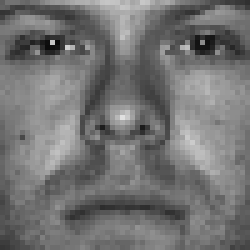
#> input picture assignment2/yaleBfaces/subset0/person01_01.png, 50 x 50 px (shown 5 times larger); its folder holds 4 pictures in this run
$ jupyter execute --allow-errors Assignment2_Info_Retrieval.ipynb
#> lines starting #> are read from the running program, lines starting #| are printed output that depends on the picture
**Group - 21**
1. Aimilios Petroulas - 03743395
2. Mohammed Anas Ejjalili - 03735491
3. Gayatri Kudchadker - 03709002
4. Leela Sai Prabhat Reddy Kondamadugula - 03708633
5. Selin Kesler - 03694002

# **Task 1**

Let $\mathbf{X}$ $\in$  $\mathbf{R} ^ {p\times{N}}$ , $p < N$ be a centered matrix of "$p$" $N$-dimensional data
samples with the full-size SVD $\mathbf{X = UΣV^T}$. Assume that the singular values are
sorted in a descending manner, i.e. $\sigma_{1,1}$ ≥ . . . ≥ $\sigma_{p,p}$.

## **Part A**

Provide a normalized vector $\hat{s}$ ∈ $\mathbf{R}^p$,such that:
\begin{align}
\hat{s} = argmax_{s s.t.\lVert{s}\rVert = 1} s^T\Sigma\Sigma^Ts
\end{align}

### **Solution** :
 Consider, $s = [s_{1} \; \; s_{2} \; \;s_{3} \; \;s_{4} \; \;..\; s_{p}] ^ T$

 Then,

\begin{align}
s^T\Sigma\Sigma^Ts &= \sigma_{1}^2s_{1}^2 + \sigma_{2}^2s_{2}^2 + \sigma_{3}^2s_{3}^2 + \:... \:+ \sigma_{p}^2s_{p}^2 \\
\\
s^T\Sigma\Sigma^Ts &= \Sigma_{i=1}^{p}\sigma_{i}^2s_{i}^2
\end{align}

Given: $s$ is normalised $\rightarrow \lVert{s}\rVert = 1$
<br></br>
Therefore,
\begin{equation}
\lVert{s}\rVert^2 = 1  \tag{1}
\end{equation}
<br></br>
Now, we know that $\sigma_{1}$ ≥ $\sigma_{2}$. . . ≥ $\sigma_{p}$ and using $(1)$ we can write:

\begin{align}
max_{\lVert{s}\rVert = 1} s^T\Sigma\Sigma^Ts = max_{\lVert{s}\rVert = 1} \Sigma_{i=1}^{p}\sigma_{i}^2s_{i}^2 = \sigma_{1}^2
\end{align}
<br></br>
Thus, to attain the maximum we must set the coefficient of $\sigma_{1}^2$ to $1$ and the others to $0 \rightarrow s_{1}^2 = 1, s_{i}^2 = 0 \; \forall \; i \neq 1.$
<br></br>
This implies, $\hat{s} \in \{ (1 \;\;0 \;\;0 \;..\; 0)^T , (-1 \;\;0\;\;0\;.. \; 0)^T\}.$

## **Part B**
Show that the empirical variance of the inner products of the columns of $\mathbf{X}$ with a normalized vector $\mathbf{a}$,
\begin{eqnarray*}
\frac{1}{N} \sum_{i=1}^{N}{(a^Tx_i)^2}&=&\frac{1}{N} {a^TXX^Ta},\\
\end{eqnarray*}
is maximized when $\mathbf{a}$ is set to the first column of $\mathbf{U}$, i.e. $\mathbf{a}$ = $u_{1}$ (note that $\lVert{a}\rVert$ = 1).

Hint: Write $\mathbf{a}$ as a linear combination of the columns of $\mathbf{U}$. Verify that such a representation does not affect the norm constraint.

### **Solution :**
Let us assume $\mathbf{a}$ $\in$  $\mathbf{R} ^ {p}$ and assume $\mathbf{a}$ to be a linear combination of the columns of $\mathbf{U}$, ie, $a=Ub$ such that there exists a coordinate vector $\mathbf{b}$ $\in$  $\mathbf{R} ^ {p}$ which satisfies the equation.

Now we can write:
\begin{align}
 \lVert{a}\rVert &= \lVert{Ub}\rVert \\
                 &= \sqrt{b^TU^TUb} \\
                 &= \sqrt{b^Tb} \\
                 &= \lVert{b}\rVert \\
                 \\
 \lVert{a}\rVert = 1 &\iff \lVert{b}\rVert = 1
\end{align}

<br></br>

Using the  SVD of $\mathbf{X}$ and $a = Ub$ we can write:
\begin{align}
\frac{1}{N} {a^TXX^Ta} &= \dfrac{1}{N} {b^T(U^TU)\Sigma(V^TV)\Sigma(U^TU)b} \\
                       &= \frac{1}{N} {b^T\Sigma^2b} \\
                       &= \frac{1}{N}\Sigma_{i=1}^{p}\sigma_{i}^2b_{i}^2
\end{align}

<br></br>
We know that $\sigma_{1}$ ≥ $\sigma_{2}$. . . ≥ $\sigma_{p}$ and maximize $\frac{1}{N}b^T\Sigma\Sigma^Tb$ given $||b||=1$ it can be seen:

\begin{align}
max_{\lVert{b}\rVert = 1}\frac{1}{N} b^T\Sigma\Sigma^Tb &= max_{\lVert{b}\rVert = 1}\frac{1}{N} \Sigma_{i=1}^{p}\sigma_{i}^2b_{i}^2 \\
 &=\frac{1}{N}\sigma_{1}^2
\end{align}

<br></br>
Thus, to attain the maximum we have to set the coefficient of $\sigma_{1}^2$ to 1 and the others to $0 \rightarrow b_{1}^2 = 1, b_{i}^2 = 0 \; \forall \; i \neq 1.$

<br></br>
This implies, ${b} \in \{ (1 \;\;0 \;\;0 \;..\; 0)^T , (-1 \;\;0\;\;0\;.. \; 0)^T\}.$

As $a=Ub$ (by assumption) and ${b} \in \{ (1 \;\;0 \;\;0 \;..\; 0)^T , (-1 \;\;0\;\;0\;.. \; 0)^T\}$, for the maximum to be attained $\rightarrow$ only the first component of $b$ is set to +1 or -1. So it can be said that the expression is maximized when $a$ is set to the first column of $\mathbf{U}$.

# Task 2

---

---

## Problem 1:
Write a function that takes as an input matrix T of vectorized images from subset 0. The output of this function are the 20 first singular vectors $U[:; 1]; ... ;U[:; 20]$. Display the first 3 vectors as images, i.e., reshape them to size 50x50 and display them.

[cell 1]
# import libraries
import os
import numpy as np
import matplotlib.pyplot as plt
import matplotlib.cm as cm
import collections

[cell 2]
# Method to read images and extract labels
def load_images(folder):
  """
    Arguments:
      folder - Path to the folder containing images
    Returns a matrix of vectorized images and image labels
  """
#> called with folder = './yaleBfaces/subset0/'
  # A list to store the vectorized images
  img_mat = []
  # list to capture image labels -> This is useful for sub-problem 2
  labels = []
  for filename in os.listdir(folder):
    img = plt.imread(os.path.join(folder, filename))
#> img is the input picture: shape (50, 50) float32; min 0.0392, max 0.878, mean 0.453
    if img is not None:
      # extract image label
      labels.append(int(filename.lstrip('person').split('_')[0]))
      # Convert the 50x50 image into a 2500-dimension vector
      vect_img = img.ravel()
#> vect_img = 2500 values, max 0.878 at index 1174, min 0.0392 at index 411, mean 0.453
      # store the image in the list
      img_mat.append(vect_img)
  # convert the list into a 2500x70 dimension matrix
  # 70 is the total number of images present
  img_mat = np.array(img_mat).T
  return img_mat, labels

# Provide the correct path of the 'yaleBfaces' folder
datafolder = './yaleBfaces/subset0/'

img_mat, labels = load_images(datafolder)
print("Dimension of Vectorized Image Matrix: " + str(img_mat.shape))
#| Dimension of Vectorized Image Matrix: (2500, 4)
print("Total labels: " + str(len(labels)))

[cell 3]
def generate_singular_vec(mat):
  """
    Arguments:
      mat - Vectorized Image matrix
    Returns first 20 singular vectors of the matrix
  """
  U, D, V = np.linalg.svd(mat, full_matrices=0)
  return U[:, 0:20]

# Retrieve first 20 singular vectors for the matrix
U = generate_singular_vec(img_mat)
print('Singular Vector Dimension: ' + str(U.shape))
#| Singular Vector Dimension: (2500, 4)

Plot images for first 3 vectors

[cell 4]
fig, axs = plt.subplots(1,3, figsize=(13, 13))
#plotting singular vectors
axs[0].imshow(U[:,0].reshape(50, 50),  cmap = cm.Greys_r)
axs[0].set_title('First Singular Vector', size=14)
axs[1].imshow(U[:,1].reshape(50, 50), cmap = cm.Greys_r)
axs[1].set_title('Second Singular Vector', size=14)
axs[2].imshow(U[:,2].reshape(50, 50), cmap = cm.Greys_r)
axs[2].set_title('Third Singular Vector', size=14)
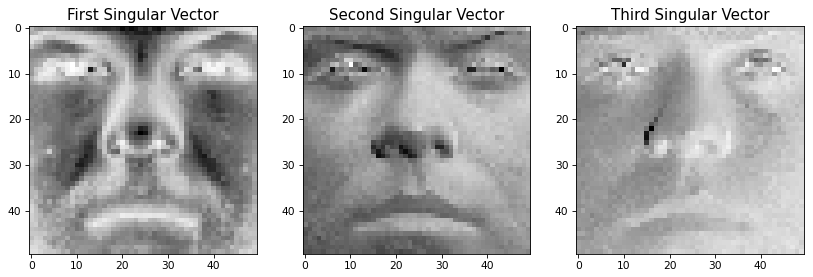
#> figure drawn by matplotlib, 3 panels

---

---

## Problem 2:
Write a function that takes as an input the training set T (a matrix composed of
vectorized pictures from subset 0), a vector containing the labels of the training set (i.e., if the the i-th sample belongs to class j, the i-th entry of the labels vector
is j. In this exercise j is an integer between 1 and 10), the test samples S (a
matrix composed of vectorized pictures from subsets 1-4) and the corresponding
labels (in a separate vector), the 20 singular vectors from the first step, and
the parameter k that denotes how many of the PCs are used. Use the Euclidean
distance to classify each sample image based on its three nearest neighbors. (This
is done by comparing the test samples with the training samples in the reduced
space.) As an output give the fraction of images from S that were misclassified,
i.e., the error rate. Repeat this for subsets 1 through 4 and for k = 1,...,20.
Plot the error rate for each subset

[cell 5]
# images from subset0 are to be used as training images
train_folder = './yaleBfaces/subset0/'
train_mat, train_labels = load_images(train_folder)

print("Dimension of Training Matrix: " + str(train_mat.shape))
#| Dimension of Training Matrix: (2500, 4)
print("Total Training labels: " + str(len(train_labels)))

[cell 6]
from sklearn.metrics import accuracy_score

# Method to calculate error rates as asked in the question
def cal_error_rate(T, training_label, S, test_labels, U, k):
  """
    Arguments:
      T: matrix of vectorized train images
      training_label: labels of training images
      S: matrix of vectorized test images
      test_labels: labels of test images
      U: singular vector matrix
      k: number of Principal Components
    Returns misclassification rate of images in test subset
  """
  # project the training data onto the reduced space
  reduced_samples = U[:,:k].T @ T
  pred_labels = []
  for i in range(S.shape[1]):
    # project test sample onto the reduced space
    prj_test_sample = U[:,:k].T @ S[:,i]
    # find distance between each test and train images
    diff = (reduced_samples.T - prj_test_sample).T
    dist = np.linalg.norm(diff, axis=0)
    # find three nearest neighbors
    indexes = dist.argsort()[:3]
    res_list = [training_label[j] for j in indexes]  #find labels with three smallest distances
    # take majority label if it exists otherwise take the label with the smallest distance
    a = [item for item, count in collections.Counter(res_list).items() if count > 1]
    if not a:
      a = [res_list[0]]
    pred_labels.append(a[0])
  # return misclassification rate
  accuracy = accuracy_score(test_labels, pred_labels)
  error_rate = 1 - accuracy
  return error_rate

[cell 7]
# Create misclassification plot for each test subset
# set the figure size
plt.rcParams['figure.figsize'] = [20, 15]
plt.rcParams['xtick.labelsize']= 13
plt.rcParams['ytick.labelsize']= 13
plt.rcParams['axes.titlesize'] = 15
plt.rcParams['axes.labelsize'] = 14

#> (the rest of this cell did not finish here and is left out)

  # find the error rate for all k
  error_rates = [cal_error_rate(train_mat, train_labels, test_mat, test_labels, U, k) for k in range(1,21)]
  plt.subplot(2, 2, i)
  plt.xticks([2, 4, 6,8,10,12,14,16,18,20,21])
  plt.plot(np.array(range(1,21)), error_rates, marker='o')
  plt.grid
  plt.xlabel("Number of PCs")
  plt.ylabel("Error Rate")
  plt.title("Plot of Error Rate vs k for Subset " + str(i))

## Problem 3:
Repeat the above experiment without using the first three singular vectors, i.e., use k = 1,....,17 singular vectors starting from the 4-th. Plot the error rate as before. How do you explain the difference in recognition rate?

[cell 8]
# singular vectors starting from 3th vector
new_singular_mat = U[:, 3:21]

[cell 9]
# Create misclassification plot for each test subset
# set the figure size
plt.rcParams['figure.figsize'] = [20, 15]
plt.rcParams['xtick.labelsize']= 13
plt.rcParams['ytick.labelsize']= 13
plt.rcParams['axes.titlesize'] = 15
plt.rcParams['axes.labelsize'] = 14

#> (the rest of this cell did not finish here and is left out)
